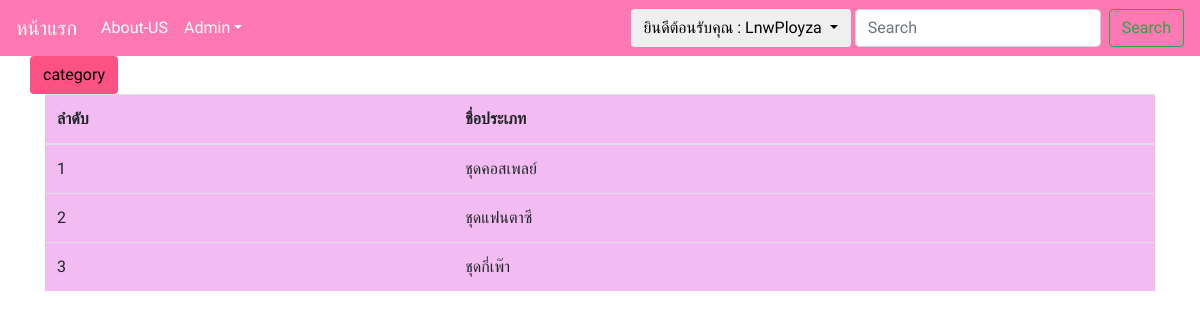
The app's page /admin-category.php (signed in) with its own data.
### tables this page shows
CREATE TABLE `category` (
  `category_id` int(11) NOT NULL,
  `category_name` varchar(100) NOT NULL
);

### admin-category.php (the view, shortened to what this page needs)
<?php
require_once 'navbar.php';
require_once 'connect.php';
 ?>
<body>
  <div class="container">
    <div class="row">
      <button type="button" class="btn" style="background:#fc5185;"  data-toggle="modal" data-target="#cate">
        category
      </button>
    </div>
    <div class="table-responsive">
      <table style="background:#f2bcf2" class="table">
<thead>
  <tr>
    <th>ลำดับ</th>
    <th>ชื่อประเภท</th>
  </tr>
</thead>
<tbody>
    <?php
    $sql = ("SELECT * FROM category");
    $result=$mysqli->query($sql);
      while ($row = mysqli_fetch_array($result)) {
        ?>
        <tr>
          <td><?php echo $row['category_id']; ?></td>
          <td><?php echo $row['category_name']; ?></td>
        </tr>
        <?php
      }
     ?>
</tbody>
</table>
    </div>
  </div>
</body>

### navbar.php (style rules this page uses)
* { font-family: 'Mali', cursive; }

### admin-category.php (style rules this page uses)
body { background-image: url("img/bg1.png"); }

### records on screen
category: category_id "1", category_name "ชุดคอสเพลย์"
category: category_id "2", category_name "ชุดแฟนตาซี"
category: category_id "3", category_name "ชุดกี่เพ๊า"

### other values on screen
$_SESSION['user_name'] "LnwPloyza"
